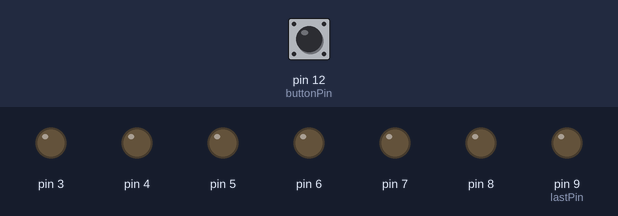
Simulated run of this sketch. Board: Arduino Uno, built with avr-gcc and run on an emulated ATmega328P. Shown: output pins drawn as LEDs (lit = HIGH). Dashed ring = blinking. Inputs (shaded band) come from the test bench; at power-on: pin 12 (buttonPin) LOW. Pins used as bus, display or sensor lines are not drawn.

Above: at 1.2 s.
1.3 s: pin 12 (buttonPin) pulled HIGH for 0.15 s
At 3.65 s:
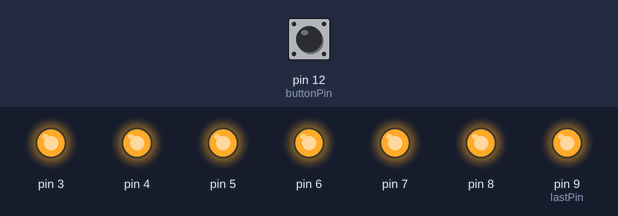
4.3 s: pin 12 (buttonPin) pulled HIGH for 1 s
At 6.25 s:
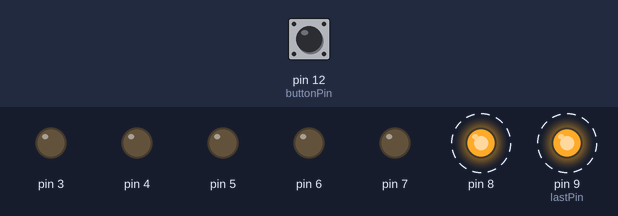
7.3 s: pin 12 (buttonPin) pulled HIGH for 3.2 s
At 7.85 s:
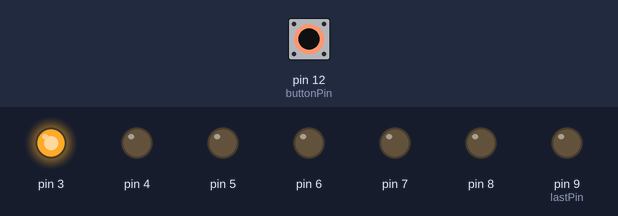
Timing chart, 0 to 12.3 s (numbered marks = the images above; inputs shaded):
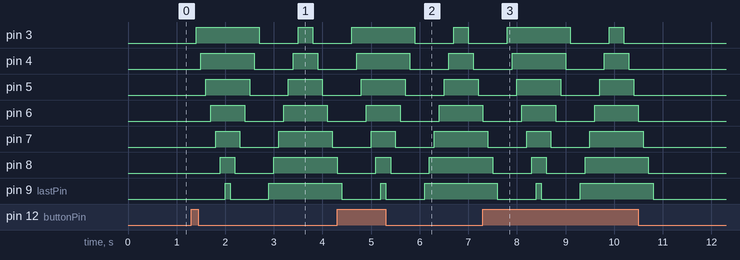

Measured:
- after the input at 1.3 s, pin 3: LOW → HIGH after 0.10 s, → LOW 1.3 s later, → HIGH 0.80 s later, → LOW 0.30 s later; pin 4: LOW → HIGH after 0.20 s, → LOW 1.1 s later, → HIGH 0.80 s later, → LOW 0.50 s later
- after the input at 4.3 s, pin 3: LOW → HIGH after 0.30 s, → LOW 1.3 s later, → HIGH 0.80 s later, → LOW 0.30 s later; pin 4: LOW → HIGH after 0.40 s, → LOW 1.1 s later, → HIGH 0.80 s later, → LOW 0.50 s later
- after the input at 7.3 s, pin 3: LOW → HIGH after 0.50 s, → LOW 1.3 s later, → HIGH 0.80 s later, → LOW 0.30 s later; pin 4: LOW → HIGH after 0.60 s, → LOW 1.1 s later, → HIGH 0.80 s later, → LOW 0.50 s later; pin 5: LOW → HIGH after 0.70 s, → LOW 0.90 s later, → HIGH 0.80 s later, → LOW 0.70 s later

The sketch:

task3.ino
```cpp
const int buttonPin = 12;
 const int firstPin = 2;
 const int lastPin = 9;
 void setup()
 {
 for(int thisPin = firstPin;thisPin <= lastPin; thisPin++)
 {
 pinMode(thisPin,OUTPUT);
 }
 pinMode(buttonPin,INPUT);
 }
void loop()
  {
 if(digitalRead(buttonPin) == HIGH) {
 for(int thisPin = firstPin;thisPin <= lastPin;thisPin++)
 {
 digitalWrite(thisPin,HIGH);
 delay(100);
 }
 for(int thisPin = lastPin;thisPin >= firstPin; thisPin--)
 {
 digitalWrite(thisPin,LOW);
 delay(100);
 }
 for(int thisPin = lastPin;thisPin >= firstPin; thisPin--)
 {
 digitalWrite(thisPin,HIGH);
 delay(100);
 }
 for(int thisPin = firstPin;thisPin <= lastPin; thisPin++)
 {
 digitalWrite(thisPin,LOW);
 delay(100);
 }
 }
 else {
 for(int thisPin = lastPin;thisPin >= firstPin; thisPin--)
 {
 digitalWrite(thisPin,LOW);
 }
 }
}
```
